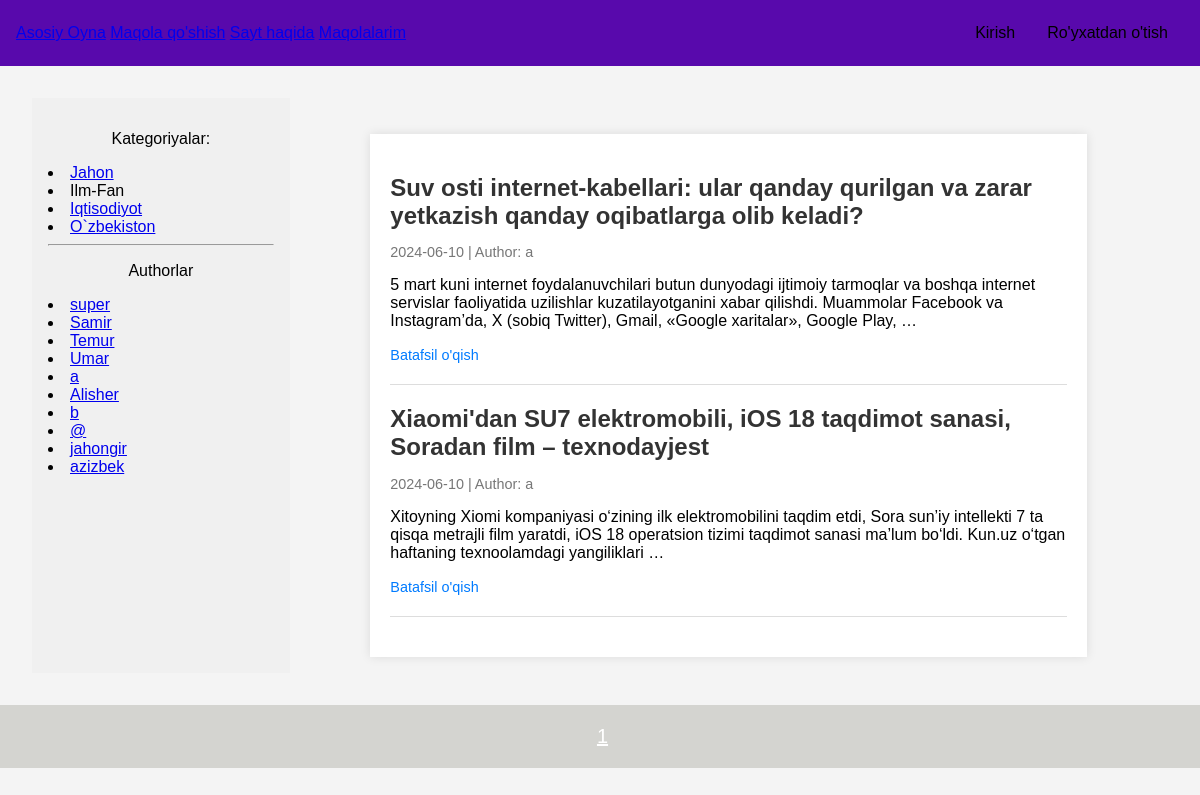
The app's page /category/ilm-fan/ with its own data.
### core/models.py (models this page shows, shortened)
class Category(models.Model):
    name = models.CharField(max_length=100, db_index=True, verbose_name="Katigoriya")
    author = models.ForeignKey(get_user_model(), on_delete=models.SET_NULL, null=True, blank=True, verbose_name="Muharir")
    slug = models.SlugField(max_length=255, unique=True, db_index=True)
    class Meta:
        verbose_name = 'Katigoriya'
        verbose_name_plural = 'Katigoriya'

class Maqola(models.Model):
    title = models.CharField(max_length=100, verbose_name="Title")
    slug = models.SlugField(max_length=255, unique=True, db_index=True, verbose_name="Slug",
                            validators=[
                                MinLengthValidator(3, message="Min simvol 3"),
                                MaxLengthValidator(100, message="Max simvol 100")
                            ])
    content = models.TextField(verbose_name="Content")
    author = models.ForeignKey(get_user_model(), on_delete=models.SET_NULL, related_name='posts', null=True, default=None)
    is_published = models.BooleanField(default=False, verbose_name="Ruxsat")
    rejection=models.BooleanField(default=False,verbose_name="Rad etish")
    message=models.TextField(null=True,verbose_name="Message",)
    time_create = models.DateTimeField(auto_now_add=True, verbose_name="Yaratilgan vaqti")
    time_update = models.DateTimeField(auto_now=True, verbose_name="O'zgartirilgan vaqti")
    cat = models.ForeignKey(Category, on_delete=models.CASCADE, related_name='posts', verbose_name="Katigoriya")
    class Meta:
        verbose_name = "Maqola"
        verbose_name_plural = "Maqolalar"
        ordering = ['-time_create']
        indexes = [
            models.Index(fields=['-time_create'])
        ]

### core/views.py (the view)
# urls.py: path('category/<slug:cat_slug>/', CategoryView.as_view(), name='category'),
class CategoryView(ListView):
    model = Maqola
    template_name = 'core/index.html'
    context_object_name = 'posts'
    paginate_by=3
    def get_queryset(self):
        self.category = get_object_or_404(Category, slug=self.kwargs['cat_slug'])
        return Maqola.objects.filter(cat_id=self.category.pk,is_published=True)
    def get_context_data(self, **kwargs):
        context = super().get_context_data(**kwargs)
        context['title'] = self.category.name
        context['menu'] = menufunc(self.request.user)
        context['cat_selected'] = self.category.slug  # Use 'slug' if that's the identifier
        return context

### core/templatetags/show_tags.py (called while the page is built)
@register.inclusion_tag('core/list_cats.html')
def show_categories(cat_selected=0):
    cats = Category.objects.all()
    return {'cats': cats, 'cat_selected': cat_selected}

@register.inclusion_tag('core/list_cats_main.html')
def show_user_for_main(cat_selected=0):
    users = get_user_model().objects.all()
    return {'users': users, 'cat_selected': cat_selected}

### core/views.py (called while the page is built)
def menufunc(user):
    if user.is_authenticated and user.groups.filter(name='Muharirlar').exists():
        return [
            {"title": "Asosiy Oyna", 'url_name': 'home'},
            {"title": "Maqola qo'shish", 'url_name': 'add_page'},
            {"title": "Sayt haqida", 'url_name': 'about'},
            {"title": "Maqolalarim", 'url_name': 'users:maqolam'},
            {"title": "Muharirlar Kabineti", 'url_name': 'muharir'},
        ]
    else:
        return [
            {"title": "Asosiy Oyna", 'url_name': 'home'},
            {"title": "Maqola qo'shish", 'url_name': 'add_page'},
            {"title": "Sayt haqida", 'url_name': 'about'},
            {"title": "Maqolalarim", 'url_name': 'users:maqolam'}
        ]

### core/templates/core/index.html (shortened to what this page needs)
{% extends "base.html" %}
{% block content %}
<div class="container">
    <div class="posts">
        {% for post in posts %}
            <div class="post">
                <h2 class="post-title">{{ post.title }}</h2>
                <p class="post-meta">
                    {{ post.time_create|date:"Y-m-d" }} |
                     Author: {{ post.author.username }}
                </p>
                <p class="post-content">{{ post.content|linebreaks|truncatewords:30 }}</p>
                <a href="{% url 'post' post.slug %}" class="read-more">Batafsil o'qish</a>
            </div>
        {% endfor %}
    </div>
</div>
{% endblock content %}
{% block navigation %}
<footer style="font-size: 20px;">
    <nav class="list-pages">
        {% for p in paginator.page_range %}
            <a style="color:white;margin-left:5px;" href="?page={{ p }}">{{ p }}</a>
        {% endfor %}
    </nav>
</footer>
{% endblock %}

### core/templates/core/list_cats.html
{% for cat in cats %}
    {% if cat.slug == cat_selected %}
        <li class="selected">{{ cat.name }}</li>
    {% else %}
        <li><a href="{% url 'category' cat.slug %}">{{ cat.name }}</a></li>
    {% endif %}
{% endfor %}

### core/templates/core/list_cats_main.html
{% if users %}
    <p style=" text-align: center;">Authorlar</p>
        {% for user in users %}
            {% if user.id == cat_selected %}
                <li class="selected">{{ user.username }}</li>
            {% else %}
                <li><a href="{% url 'author_main' user.id %}">{{ user.username }}</a></li>
            {% endif %}
        {% endfor %}
{% endif %}

### core/static/css/style.css (style rules this page uses)
body { font-family: Arial, sans-serif; margin: 0; padding: 0; background-color: #f4f4f4; }
body { font-family: Arial, sans-serif; background-color: #f4f4f4; margin: 0; padding: 0; }
.container { width: 80%; margin: 0 auto; padding: 20px; background-color: #fff; box-shadow: 0 0 10px rgba(0, 0, 0, 0.1); margin-top: 20px; }
.posts { margin-top: 20px; }
.post { border-bottom: 1px solid #ddd; padding-bottom: 20px; margin-bottom: 20px; }
.post-title { font-size: 1.5em; color: #333; margin-bottom: 10px; }
.post-meta { font-size: 0.9em; color: #777; margin-bottom: 10px; }
.post-content { font-size: 1em; color: #555; margin-bottom: 10px; }
.read-more { font-size: 0.9em; color: #007BFF; text-decoration: none; }
footer { box-sizing: border-box; background: #d4d4d0; padding: 20px; color: #aaa; font-family: Verdana, Geneva, Arial, Helvetica; text-align: center; }
.list-pages { display: flex; justify-content: center; align-items: center; gap: 20px; }

### records on screen
Category: name "Jahon"
Category: name "Ilm-Fan"
Category: name "Iqtisodiyot"
Category: name "O`zbekiston"
Maqola: title "Suv osti internet-kabellari: ular qanday qurilgan va zarar yetkazish qanday oqibatlarga olib keladi?", time_create "2024-06-10", author.username "a", content "5 mart kuni internet foydalanuvchilari butun dunyodagi ijtimoiy tarmoqlar va boshqa internet servislar faoliyatida uzilishlar kuzatilayotganini xabar qilishdi. Muammolar Facebook va Instagram’da, X (sobiq Twitter), Gmail, «Google xaritalar», Google Play, …"
Maqola: title "Xiaomi'dan SU7 elektromobili, iOS 18 taqdimot sanasi, Soradan film – texnodayjest", time_create "2024-06-10", author.username "a", content "Xitoyning Xiomi kompaniyasi o‘zining ilk elektromobilini taqdim etdi, Sora sun’iy intellekti 7 ta qisqa metrajli film yaratdi, iOS 18 operatsion tizimi taqdimot sanasi ma’lum bo‘ldi. Kun.uz o‘tgan haftaning texnoolamdagi yangiliklari …"

### other values on screen
{{ m.title }} "Asosiy Oyna" "Maqola qo'shish" "Sayt haqida" "Maqolalarim"
{{ user.username }} "super"
{{ user.username }} "Samir"
{{ user.username }} "Temur"
{{ user.username }} "Umar"
{{ user.username }} "a"
{{ user.username }} "Alisher"
{{ user.username }} "b"
{{ user.username }} "@"
{{ user.username }} "jahongir"
{{ user.username }} "azizbek"
{{ p }} "1"
